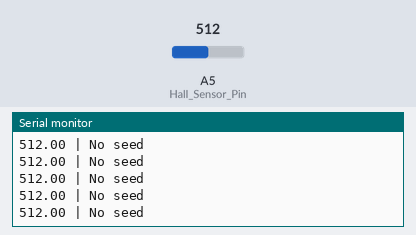
Recording of a sketch running on a simulated Arduino Uno, built with avr-gcc and run on an emulated ATmega328P. Shown: the last lines printed to the serial monitor. Inputs (shaded band) come from the test bench; at power-on: A5 (Hall_Sensor_Pin) = 512.

Above: at 1.2 s.
1.3 s: A5 (Hall_Sensor_Pin) set to 953
At 1.54 s:
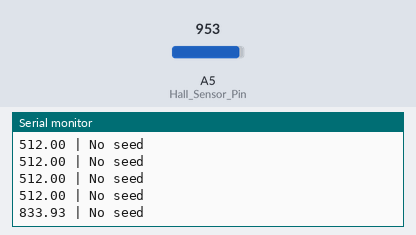
2.8 s: A5 (Hall_Sensor_Pin) set to 981
At 3.03 s:
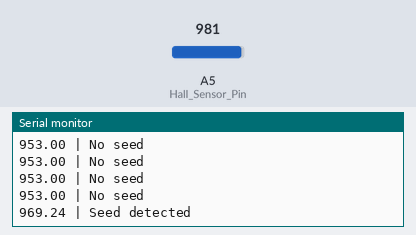
Timing chart, 0 to 5.8 s (numbered marks = the images above; inputs shaded):
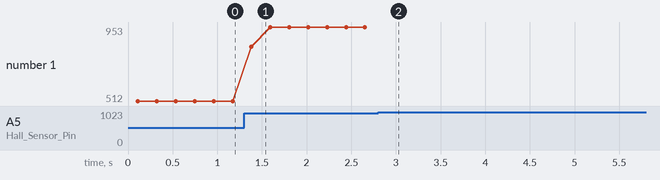

The sketch:

hall_effect_test.ino
```cpp
#define Hall_Sensor_Pin A5

void setup() {
  Serial.begin(115200);
}

void loop() {
  long total = 0;

  for (int i = 0; i < 100; i++) {
    total += analogRead(Hall_Sensor_Pin);
    delay(1);
  }

  float avg = total / 100.0;

  Serial.print(avg);
  Serial.print(" | ");
  Serial.println(avg > 962.04 ? "Seed detected" : "No seed");

  delay(100);
}
```

Measured:
- the behaviour switches between 962 and 963 on A5 (Hall_Sensor_Pin) (found by bisection; images 1 and 2)
- after the input at 1.3 s, the serial monitor: prints a new line after 0.08 s (image 1)
- after the input at 2.8 s, the serial monitor: prints a new line after 0.06 s (image 2)
- plotted number 1: 512 → 953 after the input at 1.3 s
